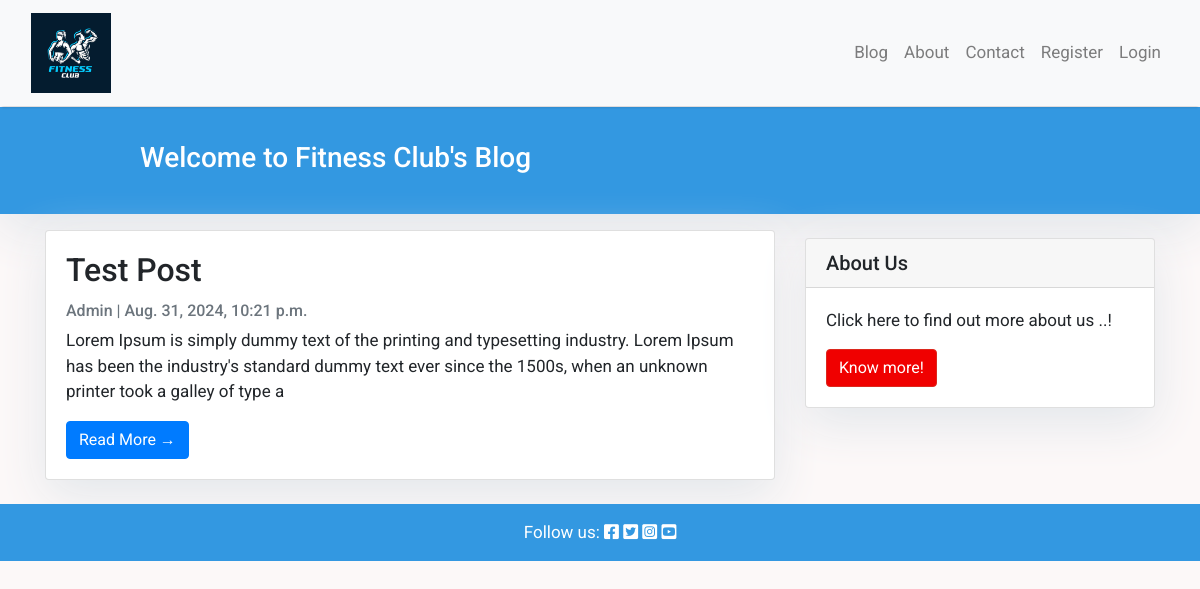
The app's page /, older data.
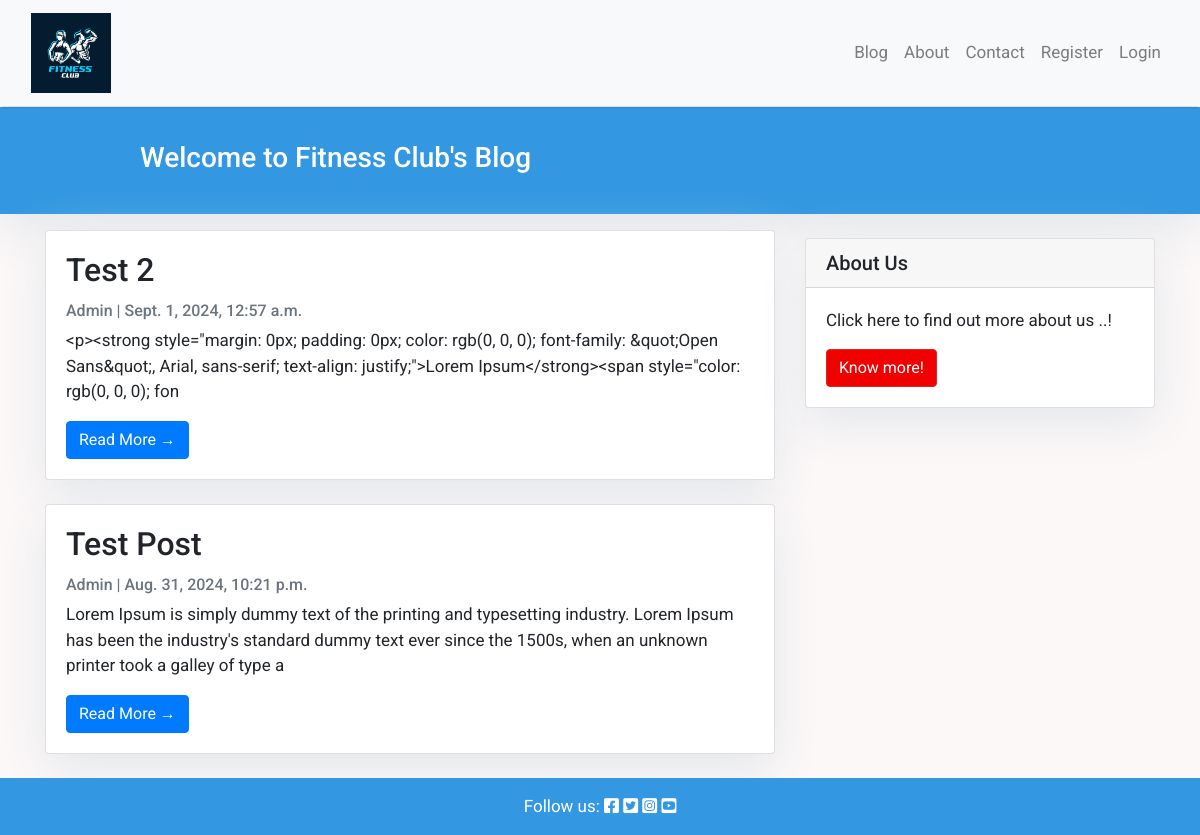
The same page, newer data.
### blog/models.py (models this page shows, shortened)
class Post(models.Model):
    title = models.CharField(max_length=200, unique=True)
    slug = models.SlugField(max_length=200, unique=True)
    author = models.ForeignKey(User, on_delete= models.CASCADE,related_name='blog_posts')
    updated_on = models.DateTimeField(auto_now= True)
    content = models.TextField()
    created_on = models.DateTimeField(auto_now_add=True)
    status = models.IntegerField(choices=STATUS, default=0)
    class Meta:
        ordering = ['-created_on']

### blog/views.py (the view)
# urls.py: path("", views.PostList.as_view(), name='home'),
class PostList(generic.ListView):
    queryset = Post.objects.filter(status=1).order_by('-created_on')
    template_name = "blog/index.html"

### blog/templates/blog/index.html (shortened to what this page needs)
{% extends "base.html" %}
{% block content %}
<header class="masthead">
    <div class="container">
        <div class="row">
            <div class=" col-md-8 col-md-10 mx-auto">
                <div class="site-heading">
                    <h3 class=" site-heading my-4 mt-3 text-white"> Welcome to Fitness Club's Blog  </h3>
                </div>
            </div>
        </div>
    </div>
</header>
<div class="container">
    <div class="row">
        <div class="col-md-8 mt-3 left">
            {% for post in post_list %}
            <div class="card mb-4">
                <div class="card-body">
                    <h2 class="card-title">{{ post.title }}</h2>
                    <p class="card-text text-muted h6">{{ post.author }} | {{ post.created_on}} </p>
                    <p class="card-text">{{post.content|slice:":200" }}</p>
                    <a href="{% url 'post_detail' post.slug  %}" class="btn btn-primary">Read More &rarr;</a>
                </div>
            </div>
            {% endfor %}
        </div>
        {% block sidebar %} {% include 'sidebar.html' %} {% endblock sidebar %}
    </div>
</div>
{%endblock%}

Row changes from the older to the newer data that the page shows:
added Post: title "Test 2", author "Admin", created_on "Sept. 1, 2024, 12:57 a.m.", content "<p><strong style=\"margin: 0px; padding: 0px; color: rgb(0, 0, 0); font-family: &quot;Open Sans&quot;, Arial, sans-serif; text-align: justify;\">Lorem Ipsum</strong><span style=\"color: rgb(0, 0, 0); fon"
